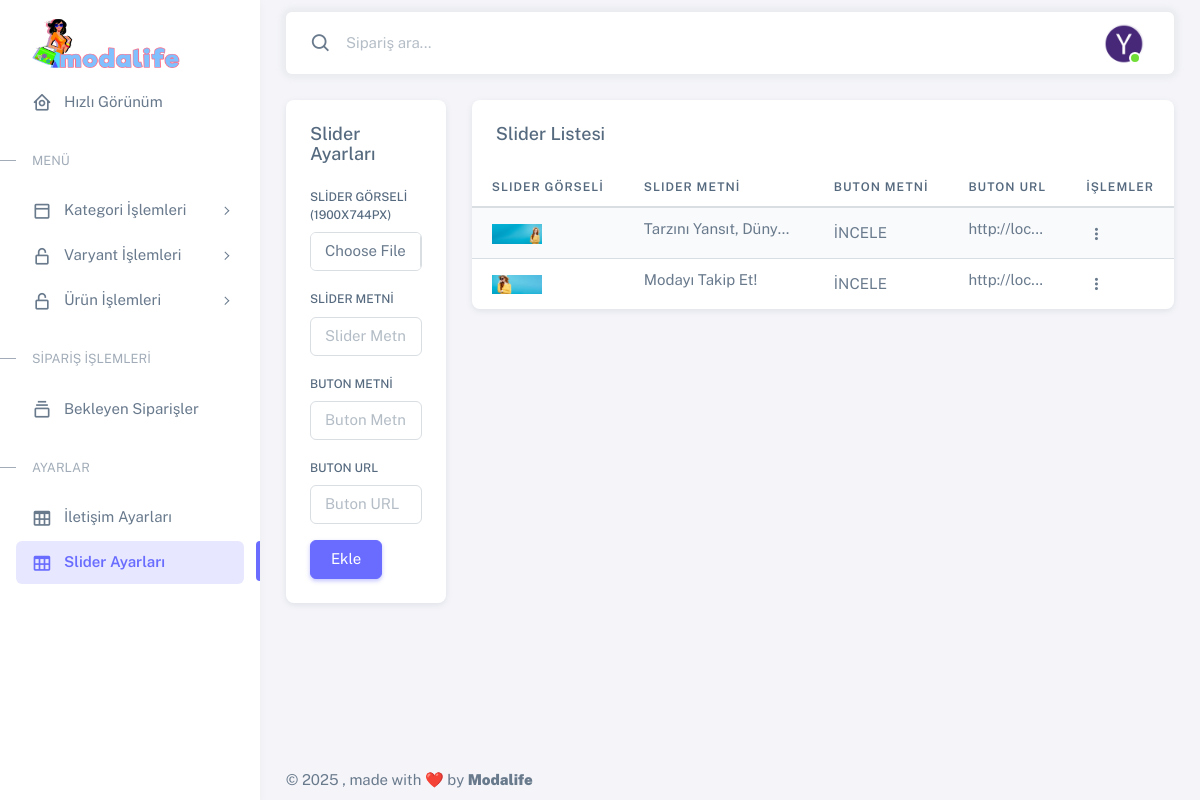
/eticaret/admin/slider-ayarlari.php, run on the app's committed database.
### tables this page shows
CREATE TABLE IF NOT EXISTS `slider` (
  `KAYIT_ID` int(11) NOT NULL AUTO_INCREMENT,
  `RESIM` varchar(100) NOT NULL,
  `BASLIK` varchar(100) DEFAULT NULL,
  `BUTON_METNI` varchar(100) DEFAULT NULL,
  `BUTON_LINK` varchar(100) DEFAULT NULL,
  PRIMARY KEY (`KAYIT_ID`)
);

### eticaret/admin/slider-ayarlari.php (the view, shortened to what this page needs)
<?php
include 'assets/fonk/mysql.php';
try {
  $stmt = $conn->prepare("SELECT * FROM slider");
  $stmt->execute();
  $sliders = $stmt->fetchAll(PDO::FETCH_ASSOC);
} catch (PDOException $e) {
  echo "Veritabanı hatası: " . $e->getMessage();
}
?>
<!DOCTYPE html>
<html lang="tr" class="light-style layout-menu-fixed" dir="ltr" data-theme="theme-default" data-assets-path="assets/" data-template="vertical-menu-template-free">
<?php include 'view/head.php'; ?>
<body>
  <div class="layout-wrapper layout-content-navbar">
    <div class="layout-container">
      <?php include 'view/solmenu.php'; ?>
      <div class="layout-page">
        <?php include 'view/ustmenu.php'; ?>
        <div class="content-wrapper">
          <div class="container-fluid flex-grow-1 container-p-y">
            <div class="col-lg-12 col-md-4 order-1">
              <div class="row">
                <div class="col-xl">
                  <div class="card mb-4">
                    <div class="card-header d-flex justify-content-between align-items-center">
                      <h5 class="mb-0">Slider Ayarları</h5>
                    </div>
                    <div class="card-body">
                      <form id="sliderForm" enctype="multipart/form-data">
                        <div class="mb-3">
                          <label for="formFile" class="form-label">Slider Görseli (1900x744px)</label>
                          <input class="form-control" type="file" id="formFile" name="slider_resmi">
                        </div>
                        <div class="mb-3">
                          <label class="form-label" for="slider_yazi">Slider Metni</label>
                          <input type="text" class="form-control" id="slider_yazi" name="slider_yazi" placeholder="Slider Metni">
                        </div>
                        <div class="mb-3">
                          <label class="form-label" for="buton_yazi">Buton Metni</label>
                          <input type="text" class="form-control" id="buton_yazi" name="buton_yazi" placeholder="Buton Metni">
                        </div>
                        <div class="mb-3">
                          <label class="form-label" for="buton_url">Buton URL</label>
                          <input type="text" class="form-control" id="buton_url" name="buton_url" placeholder="Buton URL">
                        </div>
                        <button type="submit" class="btn btn-primary">Ekle</button>
                      </form>
                    </div>
                  </div>
                </div>
                <div class="col-xl">
                  <div class="card">
                    <h5 class="card-header">Slider Listesi</h5>
                    <div class="table-responsive text-nowrap">
                      <table class="table table-striped">
                        <thead>
                          <tr>
                            <th>SLIDER GÖRSELİ</th>
                            <th>SLIDER METNİ</th>
                            <th>BUTON METNİ</th>
                            <th>BUTON URL</th>
                            <th>İŞLEMLER</th>
                          </tr>
                        </thead>
                        <tbody class="table-border-bottom-0">
                          <?php foreach ($sliders as $slider): ?>
                            <tr>
                              <td><img class="product-image" src="../assets/images/upload/slider/<?php echo htmlspecialchars($slider['RESIM']); ?>" style="width: 50px;"></td>
                              <td>
                                <span class="d-inline-block text-truncate" style="max-width: 150px;" data-bs-toggle="tooltip" data-bs-offset="0,4" data-bs-placement="top" data-bs-html="true" title="<?php echo htmlspecialchars($slider['BASLIK']); ?>">
                                  <?php echo htmlspecialchars(strlen($slider['BASLIK']) > 30 ? substr($slider['BASLIK'], 0, 30) . '...' : $slider['BASLIK']); ?>
                                </span>
                              </td>
                              <td><?php echo htmlspecialchars($slider['BUTON_METNI']); ?></td>
                              <td>
                                <span class="d-inline-block text-truncate" style="max-width: 100px;" data-bs-toggle="tooltip" data-bs-offset="0,4" data-bs-placement="top" data-bs-html="true" title="<?php echo htmlspecialchars($slider['BUTON_LINK']); ?>">
                                  <?php echo htmlspecialchars(strlen($slider['BUTON_LINK']) > 10 ? substr($slider['BUTON_LINK'], 0, 10) . '...' : $slider['BUTON_LINK']); ?>
                                </span>
                              </td>
                              <td>
                                <div class="dropdown">
                                  <button type="button" class="btn p-0 dropdown-toggle hide-arrow "data-bs-toggle="dropdown">
                                    <i class="bx bx-dots-vertical-rounded"></i>
                                  </button>
                                </div>
                              </td>
                            </tr>
                          <?php endforeach; ?>
                        </tbody>
                      </table>
                    </div>
                  </div>
                </div>
              </div>
            </div>
          </div>
        </div>
        <?php include 'view/footer.php'; ?>
      </div>
    </div>
  </div>
<div class="toast-container position-fixed bottom-0 end-0 p-3" style="z-index: 11">
</div>
<div class="toast-container position-fixed bottom-0 end-0 p-3" style="z-index: 11">
</div>
</body>
</html>

### data on the page
slider: RESIM (picture), BASLIK "Tarzını Yansıt, Düny…", BUTON_METNI "İNCELE", BUTON_LINK "http://loc..."
slider: RESIM (picture), BASLIK "Modayı Takip Et!", BUTON_METNI "İNCELE", BUTON_LINK "http://loc..."
